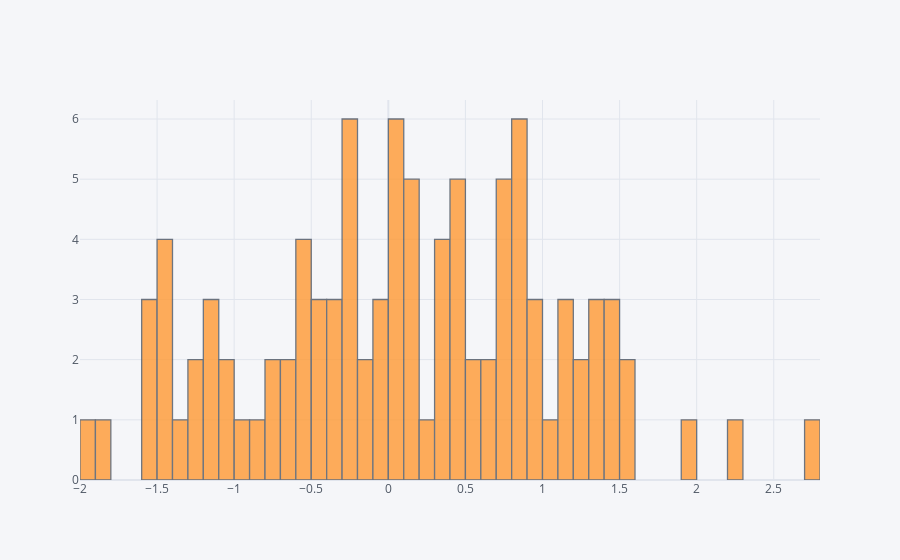

This figure's notebook cell:
### Code cell
df['A'].iplot(kind='hist',bins=50)

### Figure 1 — Plotly figure (JSON) as saved in the notebook; plotly's stock layout.template omitted (floating-point values rounded to 4 significant figures)
{"data": [{"histfunc": "count", "histnorm": "", "marker": {"color": "rgba(255, 153, 51, 1.0)", "line": {"color": "#4D5663", "width": 1.3}}, "name": "A", "nbinsx": 50, "opacity": 0.8, "orientation": "v", "type": "histogram", "x": [0.724, 0.2257, 0.106, -0.2129, 0.4236, 1.133, -1.178, -0.008737, 0.6605, -1.937, -0.2123, -0.2051, -0.6974, -0.7892, -0.09952, 0.1634, 1.311, 1.067, 0.1116, -0.1081, -1.445, -1.138, 0.4308, 0.922, 2.225, 1.545, 0.07901, 0.4806, -1.094, -0.5511, 0.007653, -0.4431, -1.477, 0.9302, -0.4523, -1.419, 0.3448, -1.208, 0.9474, -1.548, -0.6301, 0.8772, 0.1384, 1.148, -0.2585, 0.5182, -0.3033, 0.8845, 0.7199, -0.2864, 0.3734, -0.3654, -0.1806, 1.482, 0.3073, 1.251, -0.5385, -0.5471, 2.747, 0.7036, 0.8455, 1.419, 0.8933, -1.176, -1.876, -1.297, 0.09155, -1.309, -0.3862, 0.05662, 1.358, -0.03727, 0.7483, 0.8973, 0.1879, -0.2727, -1.43, 1.465, -1.56, 0.499, 0.5133, -0.7907, 1.375, -0.8904, 1.183, 0.8112, 1.972, -1.591, 0.6829, 0.788, 0.3178, 0.06029, -1.066, -0.9031, -0.4522, 1.207, 0.06861, -0.5241, 0.4834, 1.51]}], "layout": {"barmode": "overlay", "legend": {"bgcolor": "#F5F6F9", "font": {"color": "#4D5663"}}, "paper_bgcolor": "#F5F6F9", "plot_bgcolor": "#F5F6F9", "title": {"font": {"color": "#4D5663"}}, "xaxis": {"gridcolor": "#E1E5ED", "showgrid": true, "tickfont": {"color": "#4D5663"}, "title": {"font": {"color": "#4D5663"}, "text": ""}, "zerolinecolor": "#E1E5ED"}, "yaxis": {"gridcolor": "#E1E5ED", "showgrid": true, "tickfont": {"color": "#4D5663"}, "title": {"font": {"color": "#4D5663"}, "text": ""}, "zerolinecolor": "#E1E5ED"}}}
